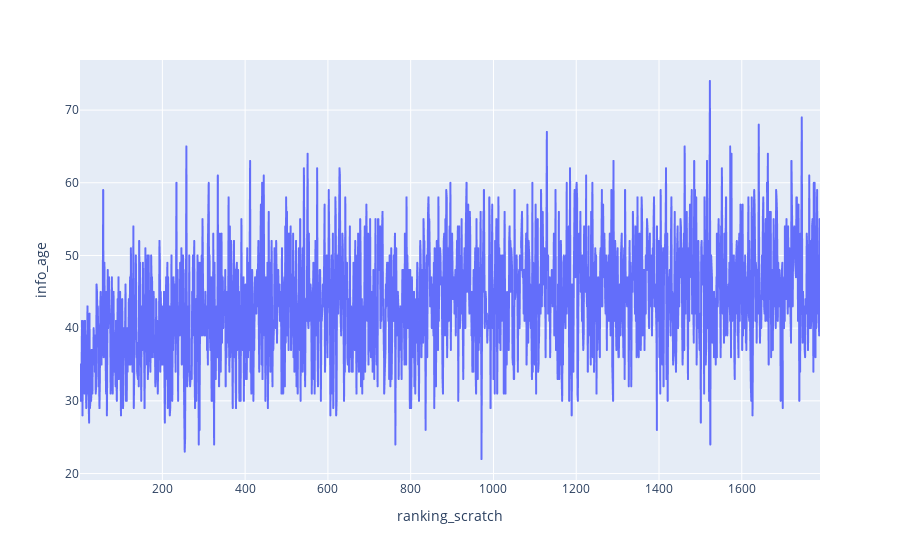
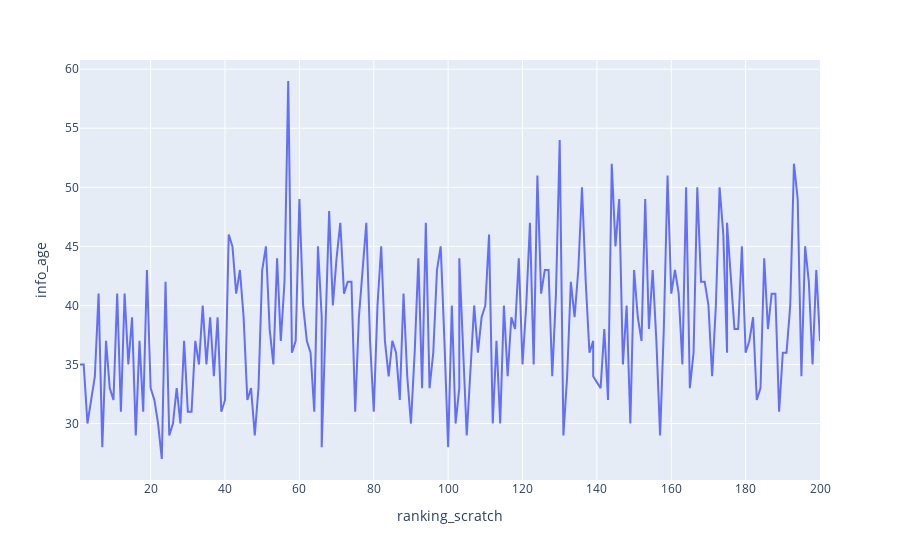

Notebook code cell kept with these figures, in order:
### Markdown cell above
### Age of athletes

### Code cell
fig = px.line(df, x='ranking_scratch', y="info_age")
fig.show()
stats(df["info_age"])

print("Same analysis for top 200 finishers:")
fig = px.line(df[:200], x='ranking_scratch', y="info_age")
fig.show()
stats(df[:200]["info_age"])

### Figure 1 — Plotly figure (JSON) as saved in the notebook; plotly's stock layout.template omitted (floating-point values rounded to 4 significant figures; data arrays with more than 128 entries replaced by an {"elided": "..."} marker saying what was removed)
{"data": [{"hovertemplate": "ranking_scratch=%{x}<br>info_age=%{y}<extra></extra>", "legendgroup": "", "line": {"color": "#636efa", "dash": "solid"}, "marker": {"symbol": "circle"}, "mode": "lines", "name": "", "showlegend": false, "type": "scattergl", "x": {"elided": "1789 int values"}, "xaxis": "x", "y": {"elided": "1789 int values"}, "yaxis": "y"}], "layout": {"legend": {"tracegroupgap": 0}, "margin": {"t": 60}, "xaxis": {"anchor": "y", "domain": [0, 1], "title": {"text": "ranking_scratch"}}, "yaxis": {"anchor": "x", "domain": [0, 1], "title": {"text": "info_age"}}}}

### Figure 2 — Plotly figure (JSON) as saved in the notebook; plotly's stock layout.template omitted (floating-point values rounded to 4 significant figures; data arrays with more than 128 entries replaced by an {"elided": "..."} marker saying what was removed)
{"data": [{"hovertemplate": "ranking_scratch=%{x}<br>info_age=%{y}<extra></extra>", "legendgroup": "", "line": {"color": "#636efa", "dash": "solid"}, "marker": {"symbol": "circle"}, "mode": "lines", "name": "", "orientation": "v", "showlegend": false, "type": "scatter", "x": {"elided": "200 int values"}, "xaxis": "x", "y": {"elided": "200 int values"}, "yaxis": "y"}], "layout": {"legend": {"tracegroupgap": 0}, "margin": {"t": 60}, "xaxis": {"anchor": "y", "domain": [0, 1], "title": {"text": "ranking_scratch"}}, "yaxis": {"anchor": "x", "domain": [0, 1], "title": {"text": "info_age"}}}}
